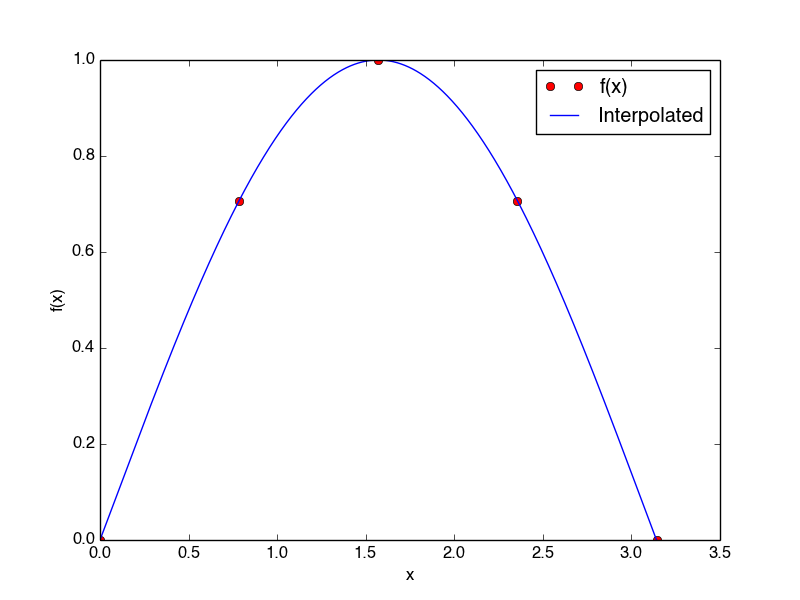

This figure's Python source:
# Exercise 7.8
import numpy as np
import matplotlib.pyplot as plt


class LagrangeInterpolation:

    def __init__(self, xp, yp):
        self.xp = xp
        self.yp = yp

    def __call__(self, x):
        xp, yp = self.xp, self.yp
        ans = 0
        for k in range(len(yp)):
            ans += yp[k] * self.L_k(x, k)
        return ans

    def L_k(self, x, k):
        xp = self.xp
        ans = 1
        for i in range(len(xp)):
            if i != k:
                ans *= (x - xp[i]) / (xp[k] - xp[i])
        return ans

    def graph(self, f, n, xmin, xmax, resolution=1001):
        xlist = np.linspace(xmin, xmax, n)
        ylist = f(xlist)
        xlist_fine = np.linspace(xmin, xmax, resolution)
        ylist_fine = self(xlist_fine)
        plt.plot(xlist, ylist, 'ro')
        plt.plot(xlist_fine, ylist_fine)
        plt.xlabel('x')
        plt.ylabel('f(x)')
        plt.legend(['f(x)', 'Interpolated'])
        plt.show()


# function to verify accuracy of interpolation at interpolation points
def verbose_verify(xp, yp, p_L):
    print '-' * 45
    print '%10s %10s %10s %12s' % ('x', 'Exact', 'Approx', 'Difference')
    print '-' * 45
    for k in range(len(xp)):
        x = xp[k]
        exact = yp[k]
        approx = p_L(xp[k])
        diff = abs(p_L(xp[k]) - yp[k])
        print '%10f %10f %10f %12f' % (x, exact, approx, diff)
    print '-' * 45

# compute some interpolation points along y = sin(x)
xp = np.linspace(0, np.pi, 5)
yp = np.sin(xp)

# Lagrange's interpolation polynomial
p_L = LagrangeInterpolation(xp, yp)
x = 1.2
print 'p_L(%g)=%g' % (x, p_L(x))
print 'sin(%g)=%g' % (x, np.sin(x))

verbose_verify(xp, yp, p_L)
p_L.graph(np.sin, 5, 0, np.pi)

"""
Sample run:
python Lagrange_poly3.py
p_L(1.2)=0.93224
sin(1.2)=0.932039
---------------------------------------------
         x      Exact     Approx   Difference
---------------------------------------------
  0.000000   0.000000   0.000000     0.000000
  0.785398   0.707107   0.707107     0.000000
  1.570796   1.000000   1.000000     0.000000
  2.356194   0.707107   0.707107     0.000000
  3.141593   0.000000   0.000000     0.000000
---------------------------------------------
"""
